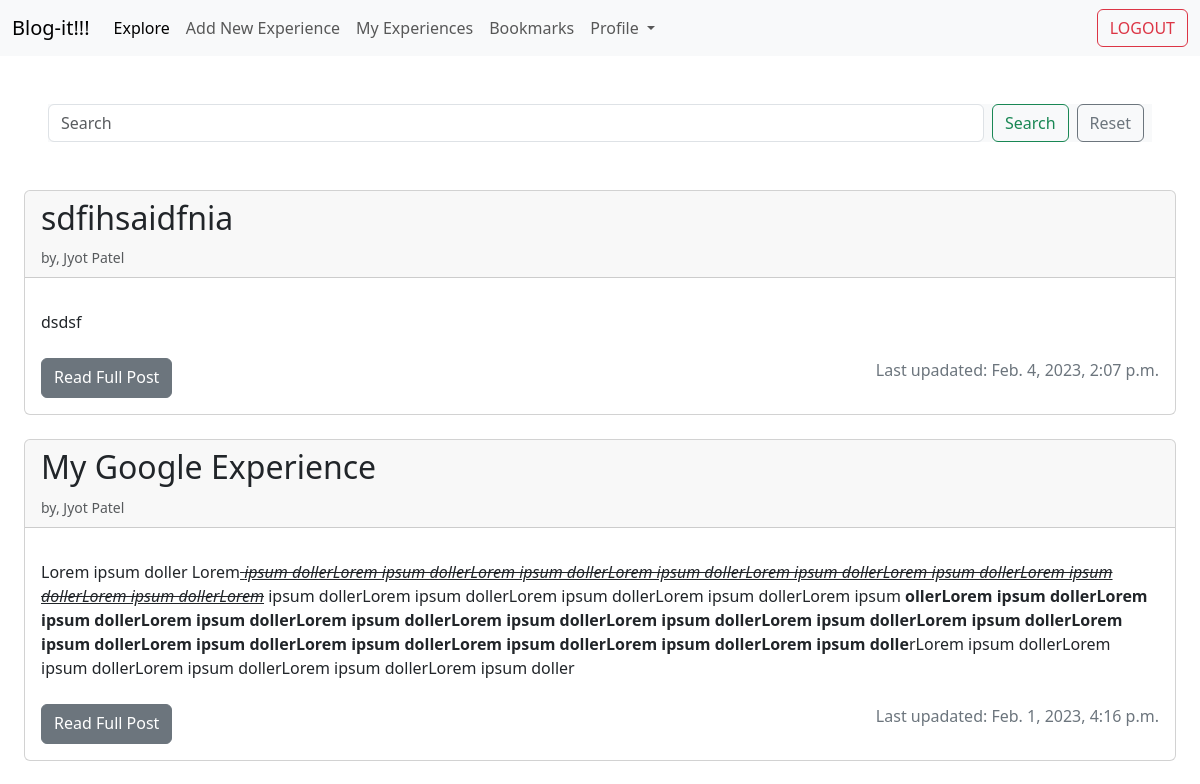
The app's page /home/ (signed in, upper part), older data.
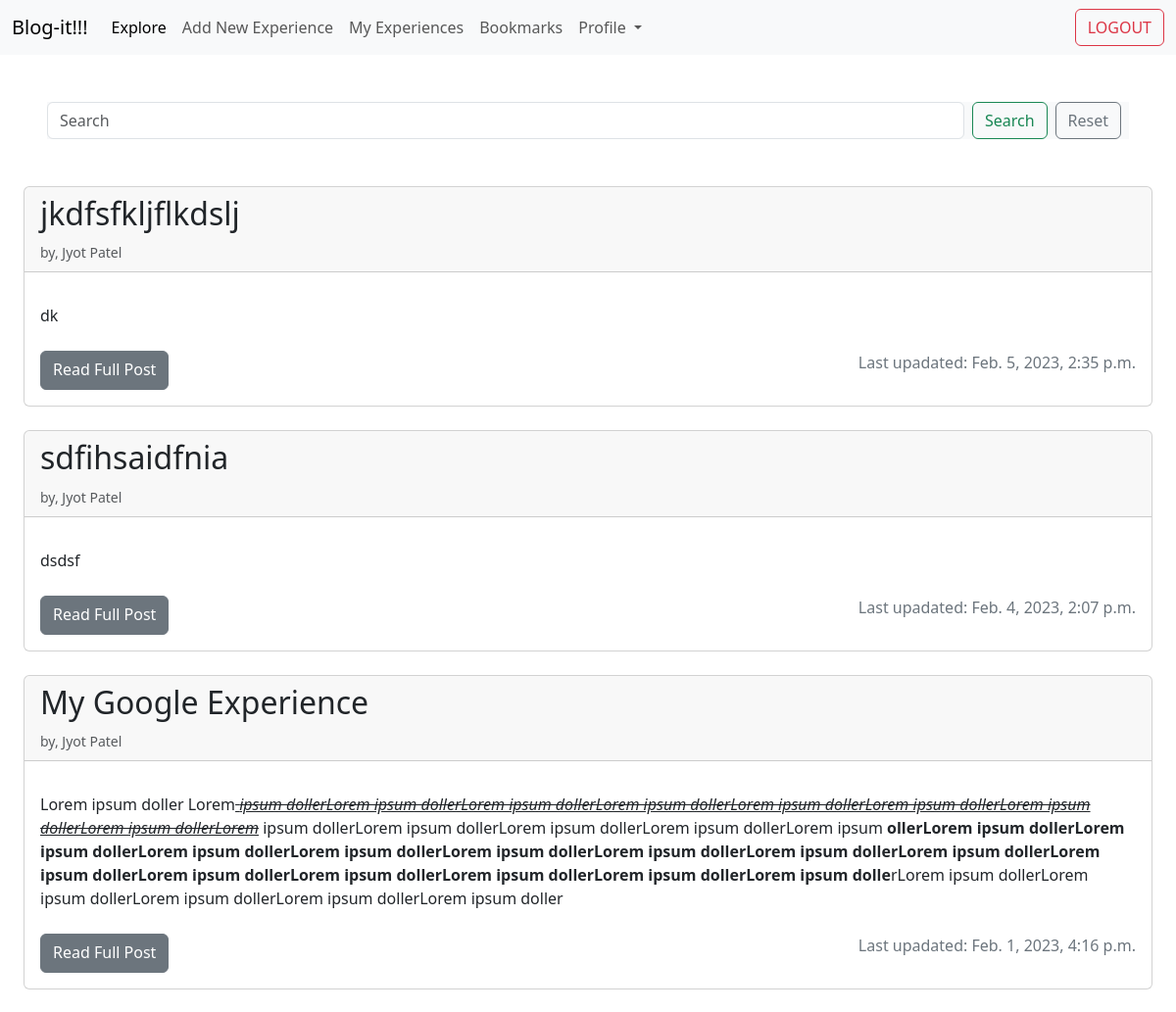
The same page, newer data.
### home/models.py (models this page shows, shortened)
class BlogPost(models.Model):
    author = models.ForeignKey(NewUser, on_delete=models.CASCADE)
    company = models.CharField(max_length=255, null=True, blank=False)
    year = models.IntegerField(null=True, blank=False)
    job_offer = models.CharField(max_length=25, choices=[("Summer Internship",'Summer Internship'),("Winter Internship & Job",'Winter Internship & Job'), ("Job",'Job'), ("Winter Internship Only",'Winter Internship Only')], null=True, blank=False)
    profile = models.CharField(max_length=255, null=True, blank=False)
    title = models.CharField(max_length=255, null=True, blank=False, unique=True)
    body = RichTextField(null=True, blank=False)
    pub_date = models.DateTimeField(auto_now_add=True)
    bookmark = models.ManyToManyField(NewUser, related_name='bookmark', default=None, blank=True)

### accounts/models.py (models this page shows)
class NewUser(AbstractUser):
    email = models.EmailField(unique=True)
    degree = models.CharField(max_length=6,choices=[("B.TECH",'B.TECH'),("M.TECH",'M.TECH'),("MSC",'MSC')], null=True, blank=False)
    year = models.PositiveIntegerField(null=True, blank=False)
    program = models.CharField(max_length=255, null=True, blank=False)

### home/views.py (the view)
# urls.py: path('', list_view.as_view(), name='explore'),
class list_view(LoginRequiredMixin, ListView):
    model = BlogPost
    template_name = 'home.html'
    context_object_name = 'obj_list'
    ordering = ['-id']
    def get_queryset(self):
        search = self.request.GET.get('search', '')
        searched = BlogPost.objects.filter(title__icontains=search).order_by('-id')
        return searched

### templates/home.html (shortened to what this page needs)
{% extends 'base.html' %}
{% block content %}
  <nav class="navbar navbar-expand-lg navbar-light bg-light">
  <div class="container-fluid">
    <a class="navbar-brand">Blog-it!!!</a>
    <div class="collapse navbar-collapse" id="navbarSupportedContent">
      <ul class="navbar-nav me-auto mb-2 mb-lg-0">
        <li class="nav-item">
          <a class="nav-link active" aria-current="page" href={% url 'explore' %}>Explore</a>
        </li>
        <li class="nav-item">
          <a class="nav-link" href={% url 'add_new_experience' %}>Add New Experience</a>
        </li>
        <li class="nav-item">
          <a class="nav-link" href={% url 'my_experiences' %}>My Experiences</a>
        </li>
        <li class="nav-item">
          <a class="nav-link" href={% url 'bookmarks' %}>Bookmarks</a>
        </li>
        <li class="nav-item dropdown">
          <a class="nav-link dropdown-toggle" href="#" id="navbarDropdown" role="button" data-bs-toggle="dropdown" aria-expanded="false">
            Profile
          </a>
        </li>
      </ul>
      <form class="d-flex" action={% url 'logout' %} method="post">
        <button class="btn btn-outline-danger" type="submit">LOGOUT</button>
      </form>
    </div>
  </div>
</nav>
  <div class="bg-light m-5">
    <form class="d-flex" role="search" action={% url 'explore' %} onsubmit='myfunc()'>
      <input class="form-control me-2" type="search" id='my_search' placeholder="Search" aria-label="Search" name="search">
      <button class="btn btn-outline-success" type="submit">Search</button>
      <a class="btn btn-outline-secondary mx-2" type="button" href={% url 'explore' %}>Reset</a>
    </form>
  </div>
{% for post in obj_list %}
  <div class="card m-4">
    <div class="card-header">
      <h2 class="card-title"> {{ post.title }} </h2>
      <p class="card-text"><small class="text-muted">by, {{ post.author.first_name }} {{ post.author.last_name }}</small></p>
    </div>
    <div class="card-body">
      <p class="card-text">{{ post.body |safe }}</p>
      <div class="d-flex justify-content-between mt-4">
        <a href={% url 'article_details' post.pk %} class="btn btn-secondary">Read Full Post</a>
        <p class="text-secondary">Last upadated: {{ post.pub_date}}</p>
      </div>
    </div>
  </div>
  {% endfor %}
{% endblock content %}

Row changes from the older to the newer data that the page shows:
added BlogPost: title "jkdfsfkljflkdslj", author.first_name "Jyot", author.last_name "Patel", body "dk", pub_date "Feb. 5, 2023, 2:35 p.m."
